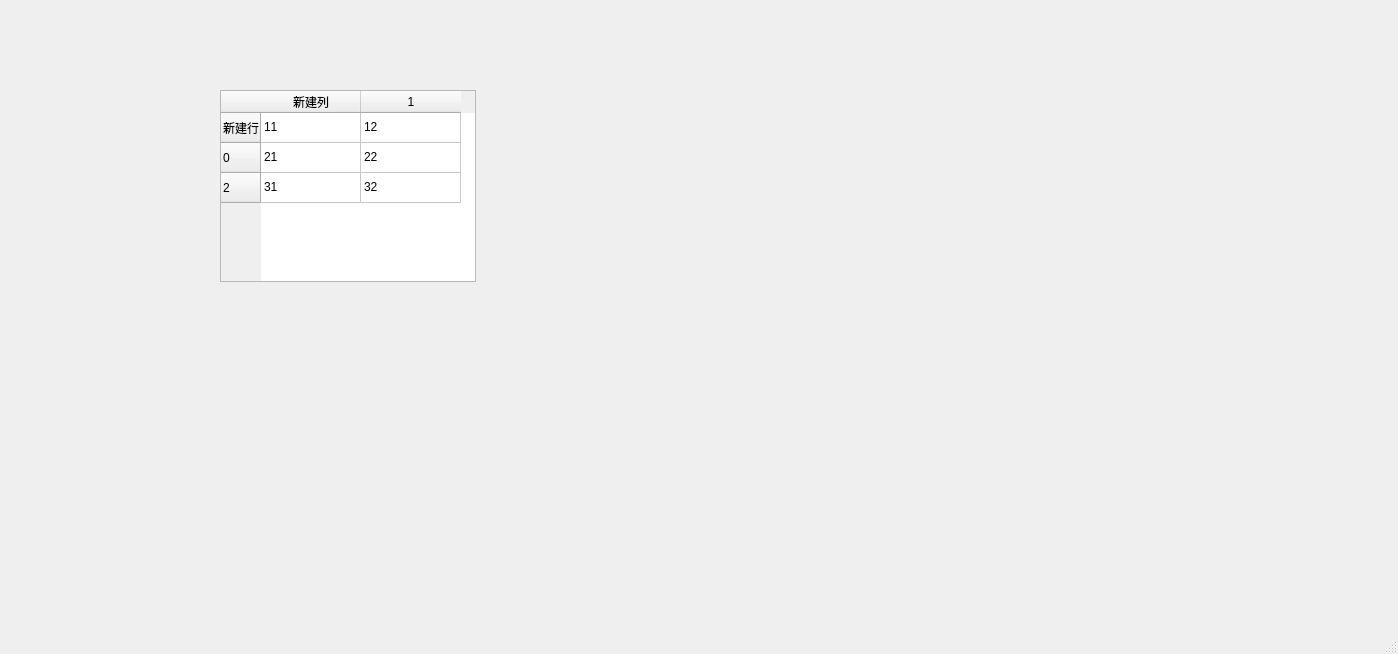
<?xml version="1.0" encoding="UTF-8"?>
<ui version="4.0">
 <class>MainWindow</class>
 <widget class="QMainWindow" name="MainWindow">
  <property name="geometry">
   <rect>
    <x>0</x>
    <y>0</y>
    <width>1398</width>
    <height>654</height>
   </rect>
  </property>
  <property name="sizePolicy">
   <sizepolicy hsizetype="Fixed" vsizetype="Preferred">
    <horstretch>0</horstretch>
    <verstretch>0</verstretch>
   </sizepolicy>
  </property>
  <property name="windowTitle">
   <string>MainWindow</string>
  </property>
  <widget class="QWidget" name="centralwidget">
   <widget class="QTableWidget" name="tableWidget">
    <property name="geometry">
     <rect>
      <x>220</x>
      <y>90</y>
      <width>256</width>
      <height>192</height>
     </rect>
    </property>
    <attribute name="verticalHeaderMinimumSectionSize">
     <number>10</number>
    </attribute>
    <row>
     <property name="text">
      <string>新建行</string>
     </property>
    </row>
    <row>
     <property name="text">
      <string>0</string>
     </property>
    </row>
    <row>
     <property name="text">
      <string>2</string>
     </property>
    </row>
    <column>
     <property name="text">
      <string>新建列</string>
     </property>
    </column>
    <column>
     <property name="text">
      <string>1</string>
     </property>
    </column>
    <item row="0" column="0">
     <property name="text">
      <string>11</string>
     </property>
     <property name="font">
      <font>
       <kerning>false</kerning>
      </font>
     </property>
    </item>
    <item row="0" column="1">
     <property name="text">
      <string>12</string>
     </property>
    </item>
    <item row="1" column="0">
     <property name="text">
      <string>21</string>
     </property>
    </item>
    <item row="1" column="1">
     <property name="text">
      <string>22</string>
     </property>
    </item>
    <item row="2" column="0">
     <property name="text">
      <string>31</string>
     </property>
    </item>
    <item row="2" column="1">
     <property name="text">
      <string>32</string>
     </property>
    </item>
   </widget>
  </widget>
  <widget class="QMenuBar" name="menubar">
   <property name="geometry">
    <rect>
     <x>0</x>
     <y>0</y>
     <width>1398</width>
     <height>23</height>
    </rect>
   </property>
  </widget>
  <widget class="QStatusBar" name="statusbar"/>
 </widget>
 <resources/>
 <connections/>
</ui>
